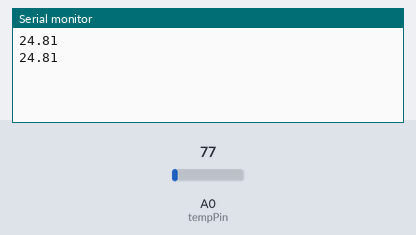
The sketch below on a simulated ESP8266 (NodeMCU). On the bench: the last lines printed to the serial monitor. Inputs (shaded band) come from the test bench; at power-on: A0 (tempPin) = 77. WiFi joins after 1.5 s; servers stay silent unless stated.

Above: at 2.1 s.
2.2 s: A0 (tempPin) set to 92
At 3.6 s:
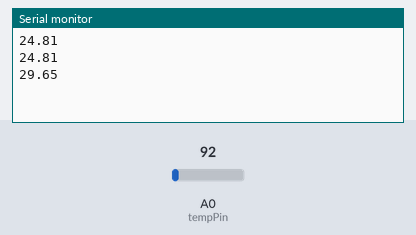
4.0 s: A0 (tempPin) set to 107
At 4.0 s:
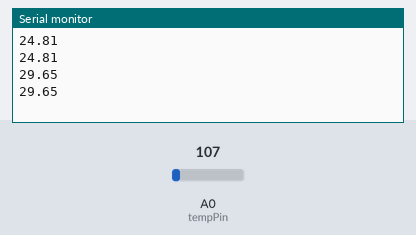
Timing chart, 0 to 7.0 s (numbered marks = the images above; inputs shaded):
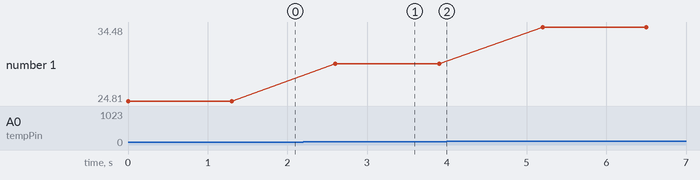

Measured:
- after the input at 2.2 s, the serial monitor: prints a new line after 0.40 s (image 1)
- plotted number 1: 24.81 → 29.65 after the input at 2.2 s, 29.65 → 34.48 after the input at 4.0 s

The sketch:

thingspeak_lm35.ino
```cpp
#include <WiFiClient.h>;
#include <ESP8266WiFi.h>;
#include <ThingSpeak.h>;
const char ssid[] = "Codermaker";   // your network SSID (name)
const char pass[] = "babi1pal";   // your network password
  int val;
  int tempPin=A0;

  WiFiClient  client;
unsigned long myChannelNumber = 1381052;
const char * myWriteAPIKey = "WXMICDRT4OZWJ7U3";

void setup()
{
  WiFi.begin(ssid,pass);
  ThingSpeak.begin(client);  // Initialize ThingSpeak
}

void loop()
{
  val=analogRead(tempPin);
  float mV=(val/1024.0)*3300;
  float cel=mV/10;


// set the fields with the values

 Serial.println(cel);
 delay(1000);

 ThingSpeak.setField(1,cel);


  ThingSpeak.writeFields(myChannelNumber, myWriteAPIKey);


}
```
